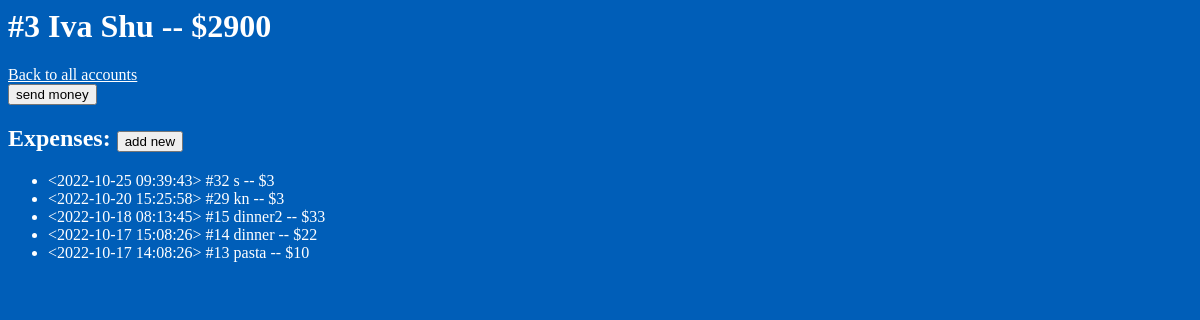
The page /expenses/account/3/ on the database its author committed.
### expenses/models.py (models this page shows, shortened)
class BankAccount(models.Model):
    account_text = models.CharField(max_length=100)
    creation_date = models.DateTimeField('Date of creation')
    money = models.IntegerField(default=100, validators=[validate_money])

class Ticket(models.Model):
    account = models.ForeignKey(BankAccount, on_delete=models.CASCADE)
    ticket_text = models.CharField(max_length=100)
    pub_date = models.DateTimeField('Publication date')
    money = models.IntegerField(default=1, validators=[validate_money])
    def __str__(self):
        return f'''<{self.pub_date.strftime("%Y-%m-%d %H:%M:%S")}>
            #{str(self.pk)}
            {self.ticket_text} -- ${self.money}'''

### expenses/views.py (the view)
# urls.py: path('account/<int:account_id>/', views.account_detail, name='detail'),
def account_detail(request, account_id):
    account = get_object_or_404(BankAccount, pk=account_id)
    ticket_list = account.ticket_set.order_by('-pub_date')
    return render(
        request,
        'expenses/account_index.html',
        {'account': account
            ,'ticket_list': ticket_list})

### expenses/templates/expenses/account_index.html
{% load static %}
<link rel="stylesheet" href="{% static 'expenses/style.css' %}">
<h1>#{{account.pk}} {{ account.account_text }} -- ${{ account.money }}</h1>
<a href="{% url 'expenses:index' %}">Back to all accounts</a>
<div>
    <a href="{% url 'expenses:send_money' account.id %}">
            <input type="button" value="send money">
    </a>
</div>
<h2>Expenses:
    <a href="{% url 'expenses:add_ticket' account.id %}">
        <input type="button" value="add new">
    </a>
</h2>
{% if ticket_list %}
    <ul>
    {% for ticket in ticket_list %}
        <li> {{ ticket }} </li>
    {% endfor %}
    </ul>
{% else %}
    <p>No tickets.</p>
{% endif %}

### expenses/static/expenses/style.css (style rules this page uses)
* { color: white; }
input { color: black; }

### rows shown on the page
BankAccount: pk "3", account_text "Iva Shu", money "2900"
Ticket: pub_date+id+ticket_text "<2022-10-25 09:39:43> #32 s -- $3"
Ticket: pub_date+id+ticket_text "<2022-10-20 15:25:58> #29 kn -- $3"
Ticket: pub_date+id+ticket_text "<2022-10-18 08:13:45> #15 dinner2 -- $33"
Ticket: pub_date+id+ticket_text "<2022-10-17 15:08:26> #14 dinner -- $22"
Ticket: pub_date+id+ticket_text "<2022-10-17 14:08:26> #13 pasta -- $10"
